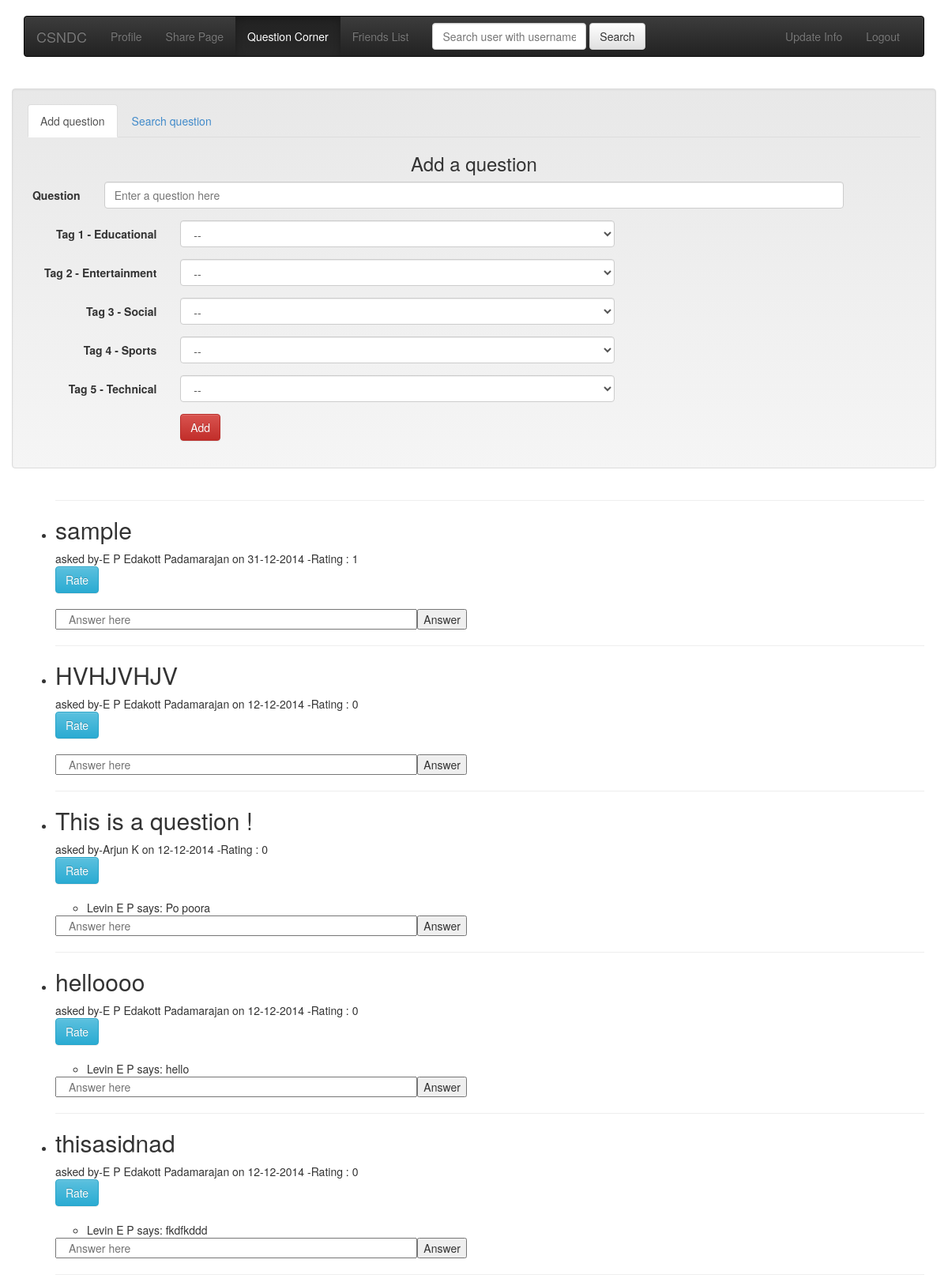
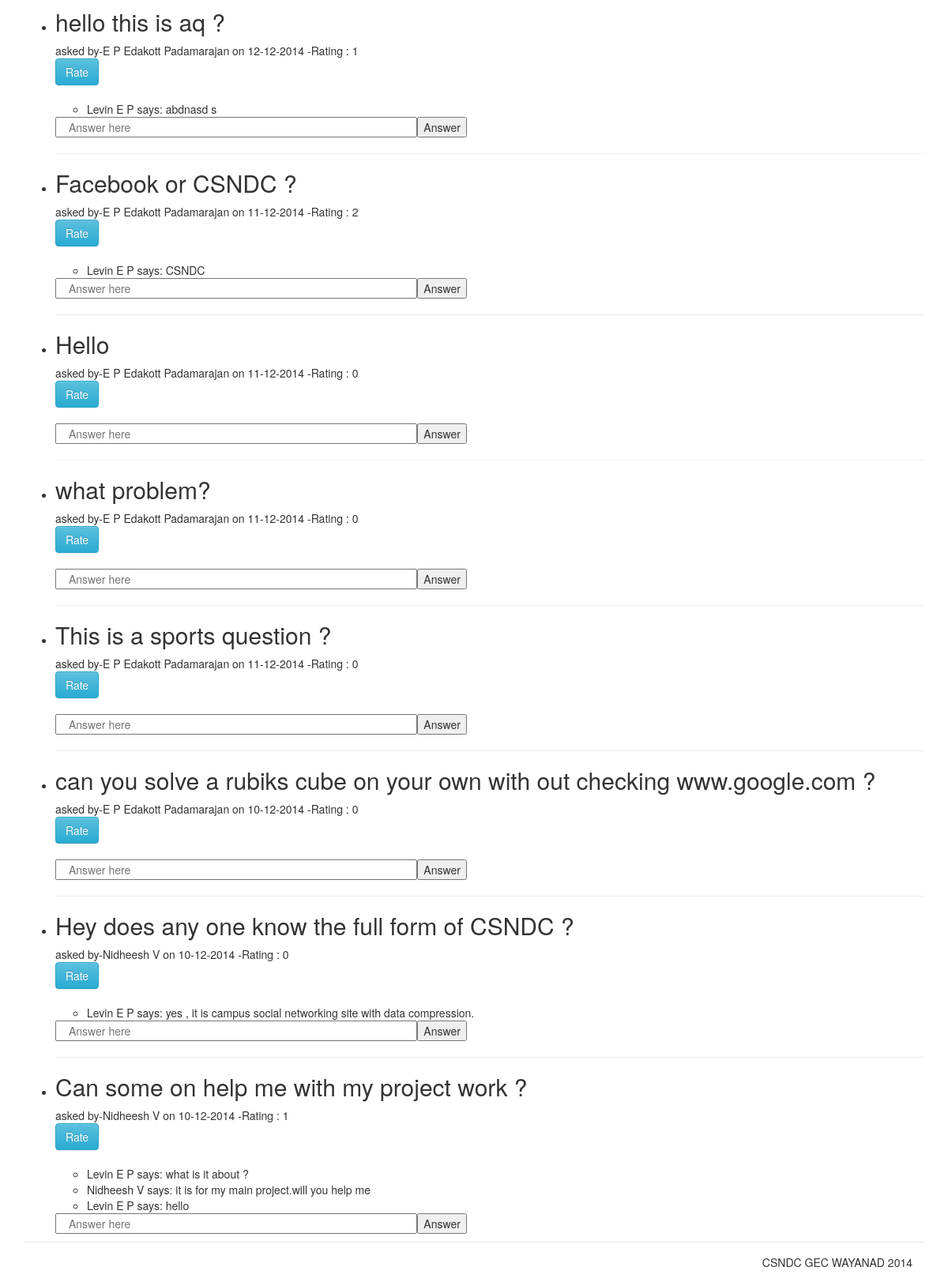
The app's page /questioncorner.php (signed in) with its own data (2 pictures, top to bottom).
### tables this page shows
CREATE TABLE IF NOT EXISTS `question` (
  `qid` int(11) NOT NULL AUTO_INCREMENT,
  `question` varchar(500) NOT NULL,
  `author` varchar(20) NOT NULL,
  `rate` int(11) NOT NULL DEFAULT '0',
  `qtimestamp` varchar(20) NOT NULL,
  `tag1` varchar(20) NOT NULL,
  `tag2` varchar(20) NOT NULL,
  `tag3` varchar(20) NOT NULL,
  `tag4` varchar(20) NOT NULL,
  `tag5` varchar(20) NOT NULL,
  PRIMARY KEY (`qid`)
);

CREATE TABLE IF NOT EXISTS `user` (
  `user_id` int(11) NOT NULL AUTO_INCREMENT,
  `fname` varchar(50) NOT NULL,
  `lname` varchar(20) NOT NULL,
  `dob` varchar(20) NOT NULL,
  `gender` varchar(10) NOT NULL,
  `email` varchar(30) NOT NULL,
  `mobilenumber` varchar(11) NOT NULL,
  `add` varchar(500) NOT NULL,
  `town` varchar(20) NOT NULL,
  `city` varchar(20) NOT NULL,
  `state` varchar(20) NOT NULL,
  `pin` int(11) NOT NULL,
  `utype` varchar(20) NOT NULL,
  `stype` varchar(30) NOT NULL,
  `course` varchar(30) NOT NULL,
  `dept` varchar(30) NOT NULL,
  `addnum` varchar(30) NOT NULL,
  `uninum` varchar(20) NOT NULL,
  `sem` varchar(20) NOT NULL,
  `rollnum` int(11) NOT NULL,
  `hostel` varchar(30) NOT NULL,
  `username` varchar(30) NOT NULL,
  `password` varchar(30) NOT NULL,
  `photo` blob NOT NULL,
  PRIMARY KEY (`uninum`),
  UNIQUE KEY `user_id` (`user_id`)
);

CREATE TABLE IF NOT EXISTS `answer` (
  `ansid` int(11) NOT NULL AUTO_INCREMENT,
  `answer` varchar(500) NOT NULL,
  `author` varchar(20) NOT NULL,
  `qid` int(11) NOT NULL,
  `atimestamp` varchar(30) NOT NULL,
  PRIMARY KEY (`ansid`)
);

### questioncorner.php (the view, shortened to what this page needs)
<?php
if($_SESSION["sesvar"])
{
	$con = mysqli_connect("localhost","levin","","levin");
?>
<!DOCTYPE html PUBLIC "-//W3C//DTD XHTML 1.0 Transitional//EN" "http://www.w3.org/TR/xhtml1/DTD/xhtml1-transitional.dtd">
<html xmlns="http://www.w3.org/1999/xhtml">
<head>
<link href="css/bootstrap.css" rel="stylesheet" />
<link href="css/bootstrap-theme.css" rel="stylesheet" />
<link href="css/profile.css" rel="stylesheet" />
</head>
<body>
<div class="container">
  <div class="navbar navbar-inverse" role="navigation">
    <div class="container-fluid">
      <div class="navbar-header"> <span class="navbar-brand">CSNDC</span> </div>
      <div class="navbar-collapse collapse">
        <ul class="nav navbar-nav">
          <li><a href="profile.php">Profile</a></li>
          <li><a href="sharepage.php">Share Page</a></li>
          <li class="active"><a href="questioncorner.php">Question Corner</a></li>
          <li><a href="friendslist.php">Friends List</a></li>
        </ul>
        <form class="navbar-form navbar-left" method="post" action="search.php" role="search">
        <div class="form-group">
          <input type="text" class="form-control" placeholder="Search user with username" name="search">
        </div>
        <button type="submit" class="btn btn-default">Search</button>
      </form>
        <ul class="nav navbar-nav navbar-right">
          <li><a href="settings.php">Update Info</a></li>
          <li><a href="logout.php">Logout</a></li>
        </ul>
      </div>
    </div>
</div>
    <br />
    <div class="row">
    <div class="well">
    <ul class="nav nav-tabs">
  <li role="presentation" class="active"><a href="#">Add question</a></li>
  <li role="presentation"><a href="questioncornersearch.php">Search question</a></li>
</ul>
    <h3 class="text-center">Add a question</h3>
    <form class="form-horizontal" role="form" action="addquestion.php" method="post">
        <div class="form-group">
          <label for="question" class="col-sm-1 control-label">Question</label>
          <div class="col-sm-10">
            <input type="text" class="form-control" name="question" id="question" placeholder="Enter a question here">
          </div>
        </div>
        <div class="form-group">
        <label for="tag1" class="col-sm-2 control-label">Tag 1 - Educational</label>
        <div class="col-sm-6">
            <select class="form-control" name="tag1" id="tag1">
            	<option value="">--</option>
            </select>
      </div>
      </div>
      <div class="form-group">
        <label for="tag2" class="col-sm-2 control-label">Tag 2 - Entertainment</label>
        <div class="col-sm-6">
            <select class="form-control" name="tag2" id="tag2">
            	<option value="">--</option>
            </select>
      </div>
      </div>
      <div class="form-group">
        <label for="tag3" class="col-sm-2 control-label">Tag 3 - Social</label>
        <div class="col-sm-6">
            <select class="form-control" name="tag3" id="tag3">
            	<option value="">--</option>
            </select>
      </div>
      </div>
      <div class="form-group">
        <label for="tag4" class="col-sm-2 control-label">Tag 4 - Sports</label>
        <div class="col-sm-6">
            <select class="form-control" name="tag4" id="tag4">
            	<option value="">--</option>
            </select>
      </div>
      </div>
      <div class="form-group">
        <label for="tag5" class="col-sm-2 control-label">Tag 5 - Technical</label>
        <div class="col-sm-6">
            <select class="form-control" name="tag5" id="tag5">
            	<option value="">--</option>
            </select>
      </div>
      </div>
       <div class="form-group">
          <div class="col-sm-offset-2 col-sm-10">
            <button type="submit" class="btn btn-danger">Add</button>
          </div>
        </div>
     </form>
    </div>
    </div>
    <?php
		echo '<ul>';
		$prime=mysqli_query($con,"SELECT * FROM `question` ORDER BY qid DESC");
		$i=0;
		while($row = mysqli_fetch_array($prime))
		{
			$i++;
			$qid=$row['qid'];
			$rate=$row['rate'];
			$question=$row['question'];
			$author=$row['author'];
			$time=$row['qtimestamp'];
			$time=date("d-m-Y",$time);
			$primes=mysqli_query($con,"SELECT fname,lname FROM `user` WHERE uninum='$author'");
			$result = mysqli_fetch_row($primes);
			$author=$result[0].' '.$result[1];
			if($qid!=NULL)
			{
				echo '<hr/><li><h2>'.$question.'</h2>asked by-'.$author.' on '.$time.' -Rating : '.$rate.'</li>
				<form action="rate.php" method="post" name="'.$i.'">
				<input type="hidden" name="qid" value="'.$qid.'">
				<input type="hidden" name="rate" value="'.$rate.'">
				<button type="submit" class="btn btn-info">Rate</button>
				</form>
				<br/>
					  <ul>';
					  $ansquery="SELECT * FROM `answer` WHERE qid='$qid'";
					  $ansprime=mysqli_query($con,$ansquery);
					  while($ansrow=mysqli_fetch_row($ansprime))
					  {
						  echo '<li>'.$ansrow[2].' says: '.$ansrow[1].' <br/></li>';
					  }
				echo  '</ul>
					  <form class="form-horizontal" role="form" action="answer.php" name="'.$i.'" method="post">
					  <input type="hidden" name="qid" value="'.$qid.'" />
					  <input type="text" name="answer" class="col-md-5" placeholder="Answer here"/>
					  <button type="submit">Answer</button>
					  </form>';
			}
			else
			{
				echo '<h2>No Questions.Please Add a new question and let us begin</h2>';
			}
		}
		echo '</ul>';
	?>
<div class="modal-footer"> CSNDC GEC WAYANAD 2014 </div>
</div>
</body>
</html>
<?php
}
else
{
	header("location:signin.html");
}
?>

### records on screen
question: question "sample", user.fname+lname "E P Edakott Padamarajan", qtimestamp "31-12-2014", rate "1"
question: question "HVHJVHJV", user.fname+lname "E P Edakott Padamarajan", qtimestamp "12-12-2014", rate "0"
question: question "This is a question !", user.fname+lname "Arjun K", qtimestamp "12-12-2014", rate "0"
answer: author "Levin E P", answer "Po poora"
question: question "helloooo", user.fname+lname "E P Edakott Padamarajan", qtimestamp "12-12-2014", rate "0"
answer: author "Levin E P", answer "hello"
question: question "thisasidnad", user.fname+lname "E P Edakott Padamarajan", qtimestamp "12-12-2014", rate "0"
answer: author "Levin E P", answer "fkdfkddd"
question: question "hello this is aq ?", user.fname+lname "E P Edakott Padamarajan", qtimestamp "12-12-2014", rate "1"
answer: author "Levin E P", answer "abdnasd s"
question: question "Facebook or CSNDC ?", user.fname+lname "E P Edakott Padamarajan", qtimestamp "11-12-2014", rate "2"
answer: author "Levin E P", answer "CSNDC"
question: question "Hello", user.fname+lname "E P Edakott Padamarajan", qtimestamp "11-12-2014", rate "0"
question: question "what problem?", user.fname+lname "E P Edakott Padamarajan", qtimestamp "11-12-2014", rate "0"
question: question "This is a sports question ?", user.fname+lname "E P Edakott Padamarajan", qtimestamp "11-12-2014", rate "0"
question: question "can you solve a rubiks cube on your own with out checking www.google.com ?", user.fname+lname "E P Edakott Padamarajan", qtimestamp "10-12-2014", rate "0"
question: question "Hey does any one know the full form of CSNDC ?", user.fname+lname "Nidheesh V", qtimestamp "10-12-2014", rate "0"
answer: author "Levin E P", answer "yes , it is campus social networking site with data compression."
question: question "Can some on help me with my project work ?", user.fname+lname "Nidheesh V", qtimestamp "10-12-2014", rate "1"
answer: author "Levin E P", answer "what is it about ?"
answer: author "Nidheesh V", answer "it is for my main project.will you help me"
answer: author "Levin E P", answer "hello"
